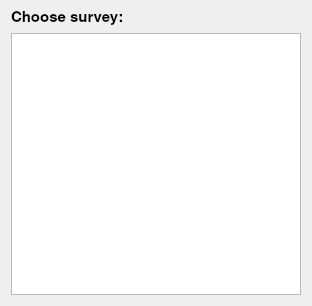
<?xml version="1.0" encoding="UTF-8"?>
<ui version="4.0">
 <class>choice_survey_dialog</class>
 <widget class="QDialog" name="choice_survey_dialog">
  <property name="geometry">
   <rect>
    <x>0</x>
    <y>0</y>
    <width>312</width>
    <height>306</height>
   </rect>
  </property>
  <property name="windowTitle">
   <string>Dialog</string>
  </property>
  <layout class="QVBoxLayout" name="verticalLayout">
   <item>
    <widget class="QLabel" name="label">
     <property name="font">
      <font>
       <family>Nimbus Sans L</family>
       <pointsize>11</pointsize>
       <weight>75</weight>
       <bold>true</bold>
      </font>
     </property>
     <property name="text">
      <string>Choose survey:</string>
     </property>
    </widget>
   </item>
   <item>
    <widget class="QListWidget" name="survey_list"/>
   </item>
  </layout>
 </widget>
 <resources/>
 <connections/>
</ui>
